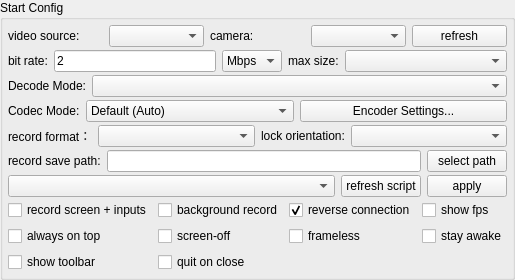
       <widget class="QGroupBox" name="configGroupBox">
        <property name="sizePolicy">
         <sizepolicy hsizetype="Preferred" vsizetype="Preferred">
          <horstretch>0</horstretch>
          <verstretch>0</verstretch>
         </sizepolicy>
        </property>
        <property name="title">
         <string>Start Config</string>
        </property>
        <layout class="QVBoxLayout" name="verticalLayout_3">
         <property name="spacing">
          <number>3</number>
         </property>
         <property name="leftMargin">
          <number>5</number>
         </property>
         <property name="topMargin">
          <number>5</number>
         </property>
         <property name="rightMargin">
          <number>5</number>
         </property>
         <property name="bottomMargin">
          <number>5</number>
         </property>
         <item>
          <widget class="QWidget" name="videoSourceWidget" native="true">
           <layout class="QHBoxLayout" name="videoSourceLayout">
            <property name="leftMargin">
             <number>0</number>
            </property>
            <property name="topMargin">
             <number>0</number>
            </property>
            <property name="rightMargin">
             <number>0</number>
            </property>
            <property name="bottomMargin">
             <number>0</number>
            </property>
            <item>
             <widget class="QLabel" name="videoSourceLabel">
              <property name="text">
               <string>video source:</string>
              </property>
             </widget>
            </item>
            <item>
             <widget class="QComboBox" name="videoSourceBox"/>
            </item>
            <item>
             <widget class="QLabel" name="cameraFacingLabel">
              <property name="text">
               <string>camera:</string>
              </property>
             </widget>
            </item>
            <item>
             <widget class="QComboBox" name="cameraFacingBox"/>
            </item>
            <item>
             <widget class="QPushButton" name="refreshCameraBtn">
              <property name="text">
               <string>refresh</string>
              </property>
             </widget>
            </item>
           </layout>
          </widget>
         </item>
         <item>
          <widget class="QWidget" name="configWidget1" native="true">
           <property name="sizePolicy">
            <sizepolicy hsizetype="Preferred" vsizetype="Preferred">
             <horstretch>0</horstretch>
             <verstretch>0</verstretch>
            </sizepolicy>
           </property>
           <layout class="QHBoxLayout" name="horizontalLayout_5">
            <property name="leftMargin">
             <number>0</number>
            </property>
            <property name="topMargin">
             <number>0</number>
            </property>
            <property name="rightMargin">
             <number>0</number>
            </property>
            <property name="bottomMargin">
             <number>0</number>
            </property>
            <item>
             <widget class="QLabel" name="label_3">
              <property name="sizePolicy">
               <sizepolicy hsizetype="Maximum" vsizetype="Preferred">
                <horstretch>0</horstretch>
                <verstretch>0</verstretch>
               </sizepolicy>
              </property>
              <property name="text">
               <string>bit rate:</string>
              </property>
             </widget>
            </item>
            <item>
             <widget class="QLineEdit" name="bitRateEdit">
              <property name="sizePolicy">
               <sizepolicy hsizetype="Preferred" vsizetype="Preferred">
                <horstretch>0</horstretch>
                <verstretch>0</verstretch>
               </sizepolicy>
              </property>
              <property name="text">
               <string notr="true">2</string>
              </property>
             </widget>
            </item>
            <item>
             <widget class="QComboBox" name="bitRateBox">
              <property name="sizePolicy">
               <sizepolicy hsizetype="Maximum" vsizetype="Preferred">
                <horstretch>0</horstretch>
                <verstretch>0</verstretch>
               </sizepolicy>
              </property>
              <property name="toolTip">
               <string/>
              </property>
              <property name="currentText">
               <string notr="true">Mbps</string>
              </property>
              <item>
               <property name="text">
                <string notr="true">Mbps</string>
               </property>
              </item>
              <item>
               <property name="text">
                <string notr="true">Kbps</string>
               </property>
              </item>
             </widget>
            </item>
            <item>
             <widget class="QLabel" name="label_4">
              <property name="sizePolicy">
               <sizepolicy hsizetype="Maximum" vsizetype="Preferred">
                <horstretch>0</horstretch>
                <verstretch>0</verstretch>
               </sizepolicy>
              </property>
              <property name="text">
               <string>max size:</string>
              </property>
             </widget>
            </item>
            <item>
             <widget class="QComboBox" name="maxSizeBox">
              <property name="sizePolicy">
               <sizepolicy hsizetype="Preferred" vsizetype="Preferred">
                <horstretch>0</horstretch>
                <verstretch>0</verstretch>
               </sizepolicy>
              </property>
              <property name="toolTip">
               <string/>
              </property>
             </widget>
            </item>
           </layout>
          </widget>
         </item>
         <item>
          <widget class="QWidget" name="configWidget6" native="true">
           <property name="sizePolicy">
            <sizepolicy hsizetype="Preferred" vsizetype="Preferred">
             <horstretch>0</horstretch>
             <verstretch>0</verstretch>
            </sizepolicy>
           </property>
           <layout class="QHBoxLayout" name="horizontalLayout_14">
            <property name="leftMargin">
             <number>0</number>
            </property>
            <property name="topMargin">
             <number>0</number>
            </property>
            <property name="rightMargin">
             <number>0</number>
            </property>
            <property name="bottomMargin">
             <number>0</number>
            </property>
            <item>
             <widget class="QLabel" name="decodeModeLabel">
              <property name="sizePolicy">
               <sizepolicy hsizetype="Maximum" vsizetype="Preferred">
                <horstretch>0</horstretch>
                <verstretch>0</verstretch>
               </sizepolicy>
              </property>
              <property name="text">
               <string>Decode Mode:</string>
              </property>
             </widget>
            </item>
            <item>
             <widget class="QComboBox" name="decodeModeBox">
              <property name="sizePolicy">
               <sizepolicy hsizetype="MinimumExpanding" vsizetype="Preferred">
                <horstretch>0</horstretch>
                <verstretch>0</verstretch>
               </sizepolicy>
              </property>
              <property name="toolTip">
               <string>FFmpeg: better compatibility; VideoToolbox: Apple Silicon only</string>
              </property>
             </widget>
            </item>
           </layout>
          </widget>
         </item>
         <item>
          <widget class="QWidget" name="configWidgetCodec" native="true">
           <property name="sizePolicy">
            <sizepolicy hsizetype="Preferred" vsizetype="Preferred">
             <horstretch>0</horstretch>
             <verstretch>0</verstretch>
            </sizepolicy>
           </property>
           <layout class="QHBoxLayout" name="horizontalLayout_codec">
            <property name="leftMargin">
             <number>0</number>
            </property>
            <property name="topMargin">
             <number>0</number>
            </property>
            <property name="rightMargin">
             <number>0</number>
            </property>
            <property name="bottomMargin">
             <number>0</number>
            </property>
            <item>
             <widget class="QLabel" name="label_codecMode">
              <property name="sizePolicy">
               <sizepolicy hsizetype="Maximum" vsizetype="Preferred">
                <horstretch>0</horstretch>
                <verstretch>0</verstretch>
               </sizepolicy>
              </property>
              <property name="text">
               <string>Codec Mode:</string>
              </property>
             </widget>
            </item>
            <item>
             <widget class="QComboBox" name="codecModeBox">
              <property name="sizePolicy">
               <sizepolicy hsizetype="Preferred" vsizetype="Preferred">
                <horstretch>0</horstretch>
                <verstretch>0</verstretch>
               </sizepolicy>
              </property>
              <property name="toolTip">
               <string>Encoder selection: Default uses system auto-select; presets enable vendor-specific tuning.</string>
              </property>
              <item>
               <property name="text">
                <string>Default (Auto)</string>
               </property>
              </item>
             </widget>
            </item>
            <item>
             <widget class="QPushButton" name="presetConfigBtn">
              <property name="toolTip">
               <string>Open encoder advanced settings: optimization levels for visual quality and performance.</string>
              </property>
              <property name="text">
               <string>Encoder Settings...</string>
              </property>
             </widget>
            </item>
           </layout>
          </widget>
         </item>
         <item>
          <widget class="QWidget" name="configWidget5" native="true">
           <property name="sizePolicy">
            <sizepolicy hsizetype="Preferred" vsizetype="Preferred">
             <horstretch>0</horstretch>
             <verstretch>0</verstretch>
            </sizepolicy>
           </property>
           <layout class="QHBoxLayout" name="horizontalLayout_7">
            <property name="leftMargin">
             <number>0</number>
            </property>
            <property name="topMargin">
             <number>0</number>
            </property>
            <property name="rightMargin">
             <number>0</number>
            </property>
            <property name="bottomMargin">
             <number>0</number>
            </property>
            <item>
             <widget class="QLabel" name="label_6">
              <property name="sizePolicy">
               <sizepolicy hsizetype="Maximum" vsizetype="Preferred">
                <horstretch>0</horstretch>
                <verstretch>0</verstretch>
               </sizepolicy>
              </property>
              <property name="text">
               <string>record format：</string>
              </property>
             </widget>
            </item>
            <item>
             <widget class="QComboBox" name="formatBox">
              <property name="sizePolicy">
               <sizepolicy hsizetype="Preferred" vsizetype="Preferred">
                <horstretch>0</horstretch>
                <verstretch>0</verstretch>
               </sizepolicy>
              </property>
             </widget>
            </item>
            <item>
             <widget class="QLabel" name="label_8">
              <property name="sizePolicy">
               <sizepolicy hsizetype="Maximum" vsizetype="Preferred">
                <horstretch>0</horstretch>
                <verstretch>0</verstretch>
               </sizepolicy>
              </property>
              <property name="text">
               <string>lock orientation:</string>
              </property>
             </widget>
            </item>
            <item>
             <widget class="QComboBox" name="lockOrientationBox">
              <property name="sizePolicy">
               <sizepolicy hsizetype="Preferred" vsizetype="Preferred">
                <horstretch>0</horstretch>
                <verstretch>0</verstretch>
               </sizepolicy>
              </property>
             </widget>
            </item>
           </layout>
          </widget>
         </item>
         <item>
          <widget class="QWidget" name="configWidget2" native="true">
           <property name="sizePolicy">
            <sizepolicy hsizetype="Preferred" vsizetype="Preferred">
             <horstretch>0</horstretch>
             <verstretch>0</verstretch>
            </sizepolicy>
           </property>
           <layout class="QHBoxLayout" name="horizontalLayout_6">
            <property name="leftMargin">
             <number>0</number>
            </property>
            <property name="topMargin">
             <number>0</number>
            </property>
            <property name="rightMargin">
             <number>0</number>
            </property>
            <property name="bottomMargin">
             <number>0</number>
            </property>
            <item>
             <widget class="QLabel" name="label_5">
              <property name="sizePolicy">
               <sizepolicy hsizetype="Preferred" vsizetype="Preferred">
                <horstretch>0</horstretch>
                <verstretch>0</verstretch>
               </sizepolicy>
              </property>
              <property name="text">
               <string>record save path:</string>
              </property>
              <property name="buddy">
               <cstring>recordPathEdt</cstring>
              </property>
             </widget>
            </item>
            <item>
             <widget class="QLineEdit" name="recordPathEdt">
              <property name="sizePolicy">
               <sizepolicy hsizetype="MinimumExpanding" vsizetype="Preferred">
                <horstretch>0</horstretch>
                <verstretch>0</verstretch>
               </sizepolicy>
              </property>
              <property name="readOnly">
               <bool>true</bool>
              </property>
             </widget>
            </item>
            <item>
             <widget class="QPushButton" name="selectRecordPathBtn">
              <property name="sizePolicy">
               <sizepolicy hsizetype="Preferred" vsizetype="Preferred">
                <horstretch>0</horstretch>
                <verstretch>0</verstretch>
               </sizepolicy>
              </property>
              <property name="text">
               <string>select path</string>
              </property>
              <property name="autoDefault">
               <bool>false</bool>
              </property>
             </widget>
            </item>
           </layout>
          </widget>
         </item>
         <item>
          <widget class="QWidget" name="configWidget4" native="true">
           <property name="sizePolicy">
            <sizepolicy hsizetype="Preferred" vsizetype="Preferred">
             <horstretch>0</horstretch>
             <verstretch>0</verstretch>
            </sizepolicy>
           </property>
           <layout class="QHBoxLayout" name="horizontalLayout_8">
            <property name="leftMargin">
             <number>0</number>
            </property>
            <property name="topMargin">
             <number>0</number>
            </property>
            <property name="rightMargin">
             <number>0</number>
            </property>
            <property name="bottomMargin">
             <number>0</number>
            </property>
            <item>
             <widget class="QComboBox" name="gameBox">
              <property name="sizePolicy">
               <sizepolicy hsizetype="MinimumExpanding" vsizetype="Preferred">
                <horstretch>0</horstretch>
                <verstretch>0</verstretch>
               </sizepolicy>
              </property>
             </widget>
            </item>
            <item>
             <widget class="QPushButton" name="refreshGameScriptBtn">
              <property name="sizePolicy">
               <sizepolicy hsizetype="Preferred" vsizetype="Preferred">
                <horstretch>0</horstretch>
                <verstretch>0</verstretch>
               </sizepolicy>
              </property>
              <property name="text">
               <string>refresh script</string>
              </property>
             </widget>
            </item>
            <item>
             <widget class="QPushButton" name="applyScriptBtn">
              <property name="sizePolicy">
               <sizepolicy hsizetype="Preferred" vsizetype="Preferred">
                <horstretch>0</horstretch>
                <verstretch>0</verstretch>
               </sizepolicy>
              </property>
              <property name="text">
               <string>apply</string>
              </property>
             </widget>
            </item>
           </layout>
          </widget>
         </item>
         <item>
          <widget class="QWidget" name="configWidget3" native="true">
           <property name="sizePolicy">
            <sizepolicy hsizetype="Preferred" vsizetype="Preferred">
             <horstretch>0</horstretch>
             <verstretch>0</verstretch>
            </sizepolicy>
           </property>
           <layout class="QGridLayout" name="gridLayout">
            <property name="leftMargin">
             <number>0</number>
            </property>
            <property name="topMargin">
             <number>0</number>
            </property>
            <property name="rightMargin">
             <number>0</number>
            </property>
            <property name="bottomMargin">
             <number>0</number>
            </property>
            <item row="0" column="4">
             <widget class="QCheckBox" name="fpsCheck">
              <property name="sizePolicy">
               <sizepolicy hsizetype="Preferred" vsizetype="Preferred">
                <horstretch>0</horstretch>
                <verstretch>0</verstretch>
               </sizepolicy>
              </property>
              <property name="text">
               <string>show fps</string>
              </property>
             </widget>
            </item>
            <item row="0" column="1">
             <widget class="QCheckBox" name="notDisplayCheck">
              <property name="sizePolicy">
               <sizepolicy hsizetype="Preferred" vsizetype="Preferred">
                <horstretch>0</horstretch>
                <verstretch>0</verstretch>
               </sizepolicy>
              </property>
              <property name="text">
               <string>background record</string>
              </property>
              <property name="checkable">
               <bool>false</bool>
              </property>
             </widget>
            </item>
            <item row="1" column="0">
             <widget class="QCheckBox" name="alwaysTopCheck">
              <property name="sizePolicy">
               <sizepolicy hsizetype="Preferred" vsizetype="Preferred">
                <horstretch>0</horstretch>
                <verstretch>0</verstretch>
               </sizepolicy>
              </property>
              <property name="text">
               <string>always on top</string>
              </property>
              <property name="checked">
               <bool>false</bool>
              </property>
             </widget>
            </item>
            <item row="0" column="0">
             <widget class="QCheckBox" name="recordScreenCheck">
              <property name="sizePolicy">
               <sizepolicy hsizetype="Preferred" vsizetype="Preferred">
                <horstretch>0</horstretch>
                <verstretch>0</verstretch>
               </sizepolicy>
              </property>
              <property name="text">
               <string>record screen + inputs</string>
              </property>
              <property name="toolTip">
               <string>Enable before connecting. Display recordings save keyboard, mouse and control events alongside the video in an .inputs.jsonl file.</string>
              </property>
             </widget>
            </item>
            <item row="0" column="3">
             <widget class="QCheckBox" name="useReverseCheck">
              <property name="sizePolicy">
               <sizepolicy hsizetype="Preferred" vsizetype="Preferred">
                <horstretch>0</horstretch>
                <verstretch>0</verstretch>
               </sizepolicy>
              </property>
              <property name="text">
               <string>reverse connection</string>
              </property>
              <property name="checked">
               <bool>true</bool>
              </property>
             </widget>
            </item>
            <item row="1" column="1">
             <widget class="QCheckBox" name="closeScreenCheck">
              <property name="sizePolicy">
               <sizepolicy hsizetype="Preferred" vsizetype="Preferred">
                <horstretch>0</horstretch>
                <verstretch>0</verstretch>
               </sizepolicy>
              </property>
              <property name="text">
               <string>screen-off</string>
              </property>
             </widget>
            </item>
            <item row="1" column="3">
             <widget class="QCheckBox" name="framelessCheck">
              <property name="sizePolicy">
               <sizepolicy hsizetype="Preferred" vsizetype="Preferred">
                <horstretch>0</horstretch>
                <verstretch>0</verstretch>
               </sizepolicy>
              </property>
              <property name="text">
               <string>frameless</string>
              </property>
             </widget>
            </item>
            <item row="1" column="4">
             <widget class="QCheckBox" name="stayAwakeCheck">
              <property name="sizePolicy">
               <sizepolicy hsizetype="Preferred" vsizetype="Preferred">
                <horstretch>0</horstretch>
                <verstretch>0</verstretch>
               </sizepolicy>
              </property>
              <property name="text">
               <string>stay awake</string>
              </property>
             </widget>
            </item>
            <item row="2" column="0">
             <widget class="QCheckBox" name="showToolbar">
              <property name="text">
               <string>show toolbar</string>
              </property>
             </widget>
            </item>
            <item row="2" column="1">
             <widget class="QCheckBox" name="quitOnCloseCheck">
              <property name="toolTip">
               <string>Quit the app when the window is closed instead of hiding it to the system tray</string>
              </property>
              <property name="text">
               <string>quit on close</string>
              </property>
             </widget>
            </item>
           </layout>
          </widget>
         </item>
        </layout>
       </widget>
